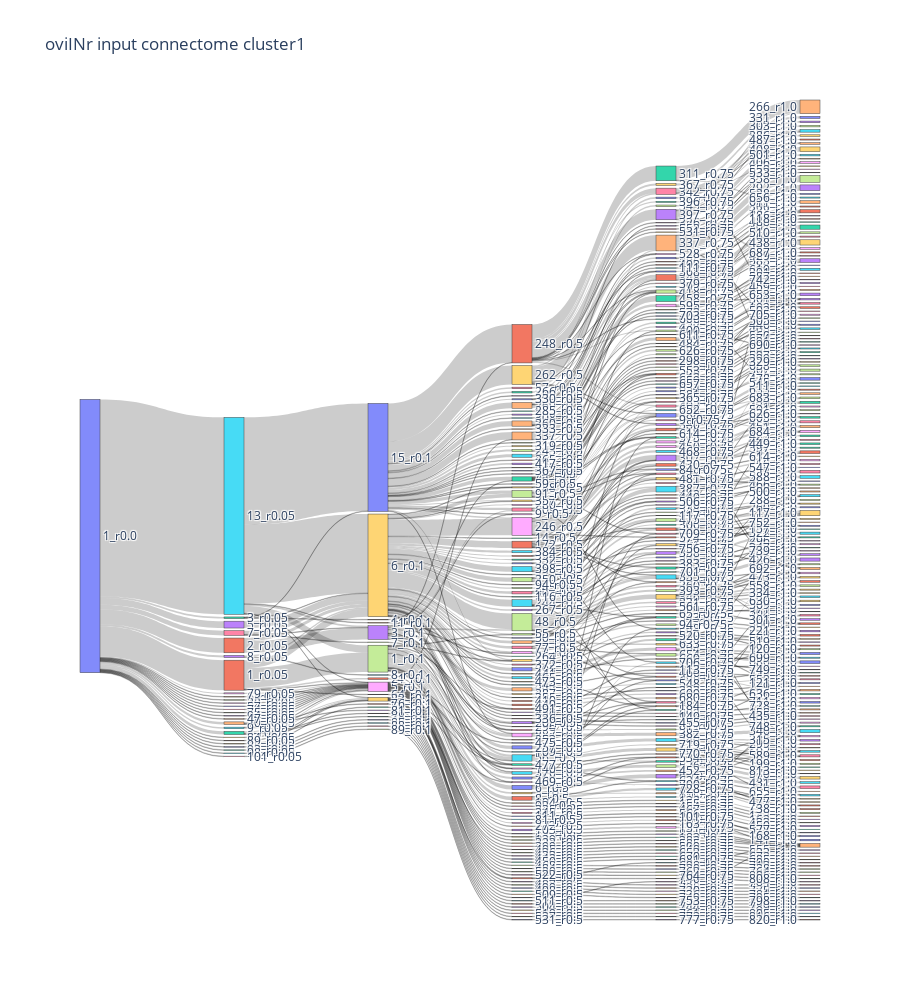

Notebook code for this chart:
### Code cell
from viz_functions import create_Sankey_fig
create_Sankey_fig(ovi_HB_chunk, 'oviINr input connectome cluster1')

### Figure 1 — Plotly figure (JSON) as saved in the notebook; plotly's stock layout.template omitted (floating-point values rounded to 4 significant figures; data arrays with more than 128 entries replaced by an {"elided": "..."} marker saying what was removed)
{"data": [{"link": {"source": {"elided": "740 int values"}, "target": {"elided": "740 int values"}, "value": {"elided": "740 int values"}}, "node": {"label": {"elided": "562 str values"}, "pad": 15, "thickness": 20}, "type": "sankey"}], "layout": {"height": 1000, "title": {"text": "oviINr input connectome cluster1"}}}
